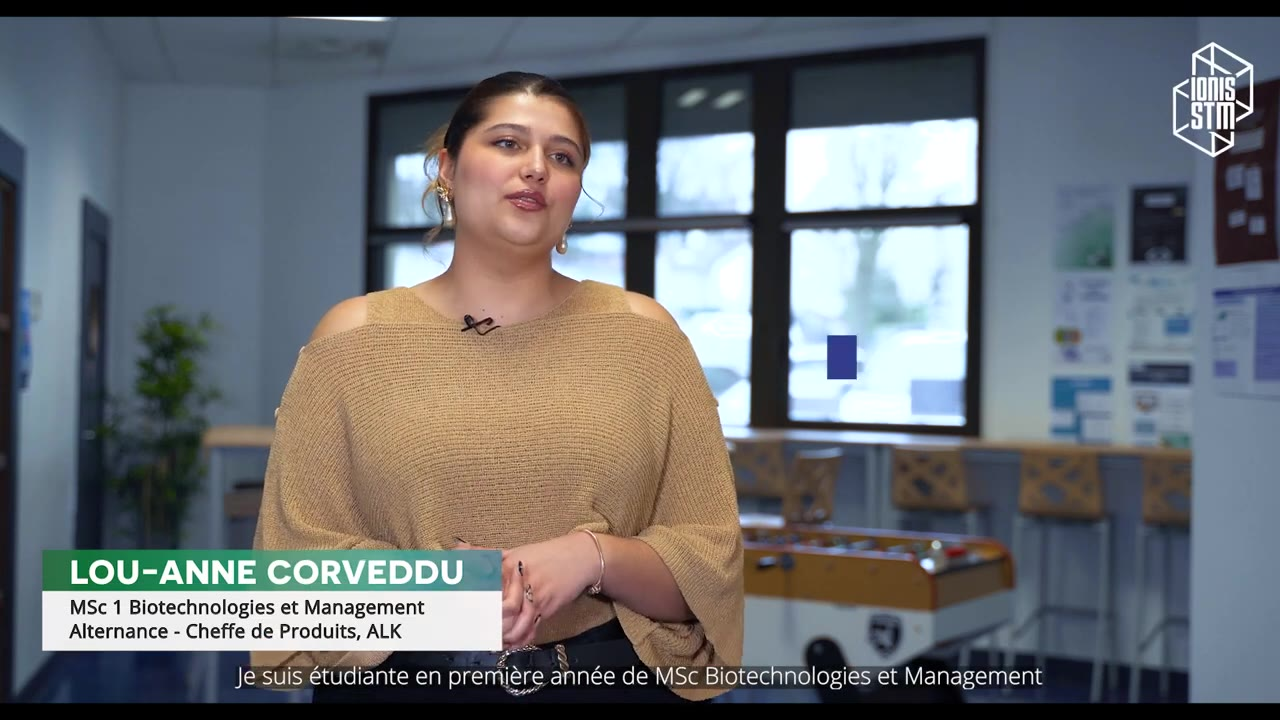
#> input picture models_tests/frame_filter_2026-07-02_20-36-40_2026-07-02_21-00-29/-bIUB_idBuU_classified_frames/footage/-bIUB_idBuU_t000009.400_f00000235.jpg, 1280 x 720 px
$ python -i 04_cluster_extracted_frames.py   (imports and definitions only)   (older library calls are emulated)
#> lines starting #> are read from the running program, lines starting #| are printed output that depends on the picture; after the words box and inside, x2 and y2 are one past the last pixel; in counts of white or black regions, pixels touching at a corner belong together
#> further down, picture is the input picture: shape (720, 1280, 3); mean B, G, R 112.8, 109.2, 106.2
from __future__ import annotations

import argparse
import json
import math
import shutil
import sys
from dataclasses import dataclass
from pathlib import Path

import cv2
import numpy as np
from PIL import Image, ImageDraw
from sklearn.cluster import KMeans
from sklearn.metrics import silhouette_score
from sklearn.preprocessing import StandardScaler

sys.path.insert(0, str(Path(__file__).resolve().parents[1]))

from utils import IMAGE_EXTENSIONS, ensure_dir, write_json


DEFAULT_INPUT = Path("outputs/extracted_frames")
DEFAULT_OUTPUT = Path("outputs/clusters")
DEFAULT_LABELS_DIR = Path("data/frames/01_initial_sort_via_script")
FEATURE_KEYS = [
    "gray_std",
    "color_std",
    "edge_ratio",
    "raw_edge_ratio",
    "dominant_hue_ratio",
    "brightness_mean",
    "brightness_std",
    "gray_entropy",
    "flat_region_ratio",
    "largest_flat_region_ratio",
]


@dataclass(frozen=True)
class ClusterSummary:
    cluster: int
    role_hint: str
    count: int
    gray_std: float
    edge_ratio: float
    dominant_hue_ratio: float
    flat_region_ratio: float
    largest_flat_region_ratio: float

    # [47 lines left out: functions to_dict, image_second, list_images, group_image_dirs, not called in this run]


def odd_kernel(value: int) -> int:
    value = max(1, int(value))
    return value if value % 2 == 1 else value + 1


# [8 lines left out: function gray_entropy, not called in this run]


def flat_region_stats(image_bgr: np.ndarray, tile_size: int = 32) -> tuple[float, float]:
#> called with tile_size = 32
    image_rgb = cv2.cvtColor(image_bgr, cv2.COLOR_BGR2RGB)
    height, width = image_rgb.shape[:2]
#> height = 720; width = 1280
    scale = min(1.0, 640.0 / max(height, width))
#> scale = 0.5
    if scale < 1.0:
        image_rgb = cv2.resize(
            image_rgb,
            (max(1, int(round(width * scale))), max(1, int(round(height * scale)))),
            interpolation=cv2.INTER_AREA,
        )
#> image_rgb: shape (360, 640, 3)

    work = image_rgb.astype(np.float32) / 255.0
    lab = cv2.cvtColor(work, cv2.COLOR_RGB2Lab)
#> lab: shape (360, 640, 3) float32; mean of channels 0, 1, 2 45, 0.7, -2.2
    gray = cv2.cvtColor(image_rgb, cv2.COLOR_RGB2GRAY).astype(np.float32) / 255.0
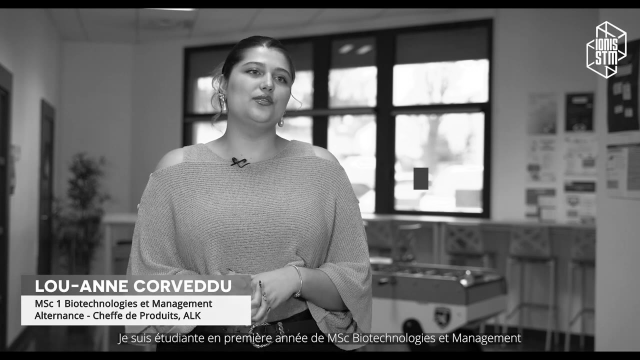
#> gray: shape (360, 640) float32; min 0, max 1, mean 0.427
    grad_x = cv2.Sobel(gray, cv2.CV_32F, 1, 0, ksize=3)
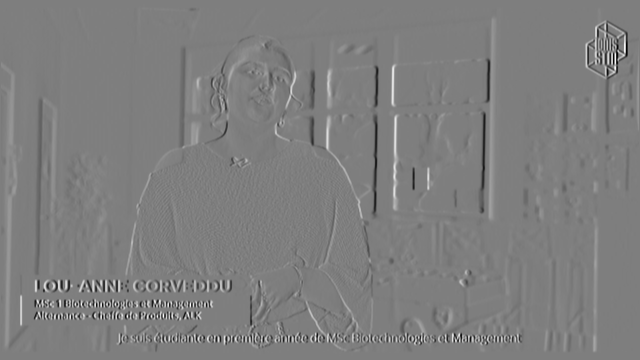
#> grad_x: shape (360, 640) float32; min -3.66, max 3.71, mean 0.00253; drawn with min black and max white
    grad_y = cv2.Sobel(gray, cv2.CV_32F, 0, 1, ksize=3)
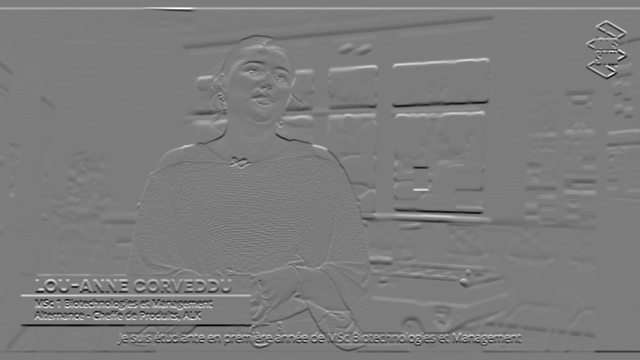
#> grad_y: shape (360, 640) float32; min -3.66, max 3.82, mean 7.95e-10; drawn with min black and max white
    grad = np.sqrt(grad_x * grad_x + grad_y * grad_y) / 4.0
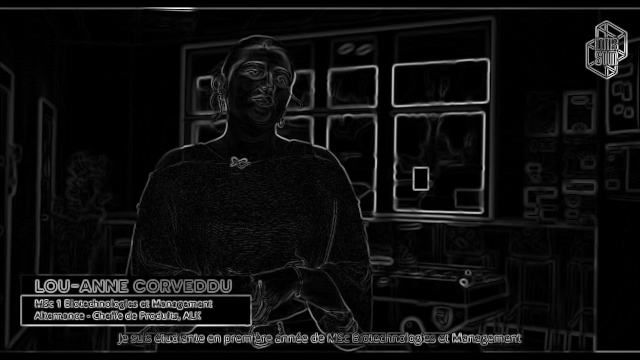
#> grad: shape (360, 640) float32; min 0, max 0.956, mean 0.0607

    h, w = image_rgb.shape[:2]
#> h = 360; w = 640
    tile_size = max(8, int(tile_size))
    flat_mask = np.zeros((h, w), dtype=np.uint8)
    for y in range(0, h, tile_size):
        y2 = min(h, y + tile_size)
        for x in range(0, w, tile_size):
            x2 = min(w, x + tile_size)
            tile_lab = lab[y:y2, x:x2]
            pixels = tile_lab.reshape(-1, 3)
            mean_lab = pixels.mean(axis=0)
            delta_e = np.linalg.norm(pixels - mean_lab, axis=1)
            color_spread = float(np.percentile(delta_e, 95))
            mean_grad = float(grad[y:y2, x:x2].mean())
            if color_spread < 4.0 and mean_grad < 0.018:
                flat_mask[y:y2, x:x2] = 255
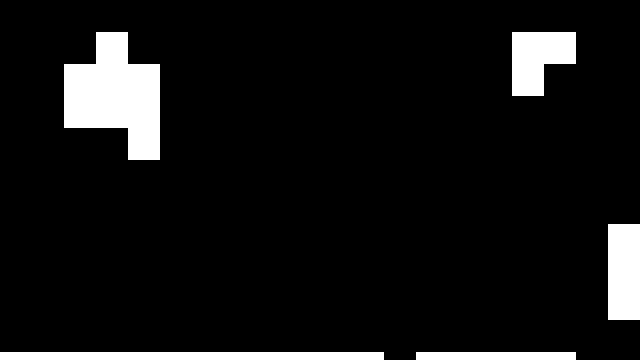
#> flat_mask: shape (360, 640); 8.1% white; 5 white regions, box (x1, y1, x2, y2) and area: (64, 32, 160, 160) 8192, (512, 32, 576, 96) 3072, (608, 224, 640, 320) 3072, (0, 352, 384, 360) 3072, (416, 352, 576, 360) 1280

    if not np.any(flat_mask):
        return 0.0, 0.0
    _, _, stats, _ = cv2.connectedComponentsWithStats((flat_mask > 0).astype(np.uint8), connectivity=8)
#> stats = [[0, 0, 640, 360, 211712], [64, 32, 96, 128, 8192], [512, 32, 64, 64, 3072], [608, 224, 32, 96, 3072], [0, 352, 384, 8, 3072], [416, 352, 160, 8, 1280]]
    largest_area = int(stats[1:, cv2.CC_STAT_AREA].max()) if len(stats) > 1 else 0
#> largest_area = 8192
    total = int(flat_mask.size)
#> total = 230400
    return float(np.mean(flat_mask > 0)), float(largest_area / total)


# [43 lines left out: function image_features, not called in this run]


def feature_matrix(features: list[dict[str, float]]) -> np.ndarray:
    return np.asarray([[item[key] for key in FEATURE_KEYS] for item in features], dtype=np.float32)


# [294 lines left out: functions role_hint, cluster_summaries, safe_copy, unique_target, label_for_role, apply_label_move and 5 more, not called in this run]


# [2 lines not run here, left out]

>>> import cv2
>>> picture = cv2.imread('../../models_tests/frame_filter_2026-07-02_20-36-40_2026-07-02_21-00-29/-bIUB_idBuU_classified_frames/footage/-bIUB_idBuU_t000009.400_f00000235.jpg')
>>> result = flat_region_stats(picture)
#> result = (0.0811, 0.0356)
